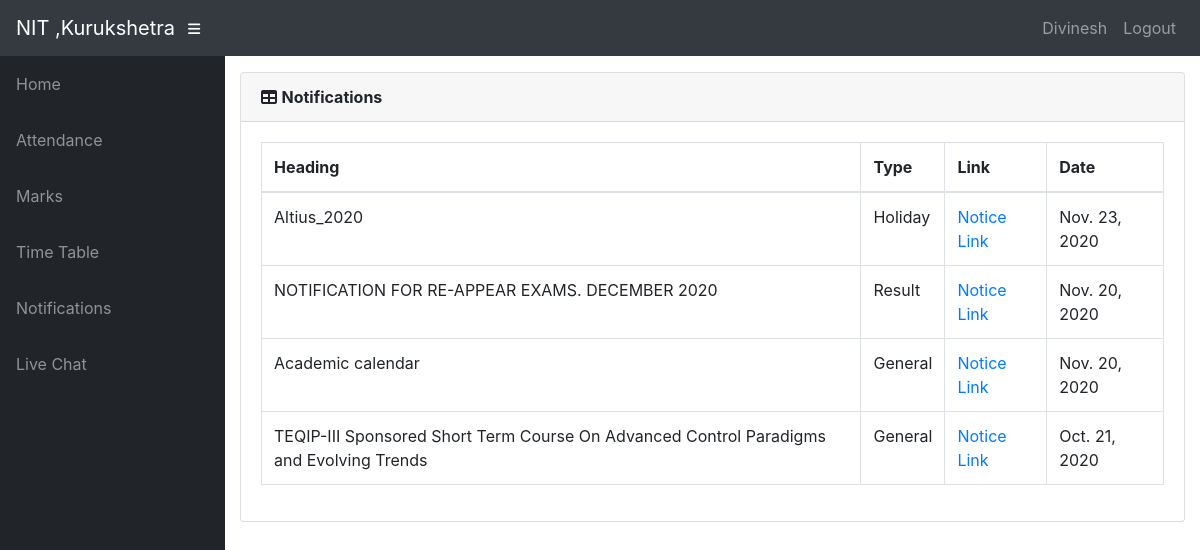
The app's page /info/student/4/alerts/ (signed in) with its own data.
### info/models.py (models this page shows, shortened)
class User(AbstractUser):
    @property
    def is_student(self):
        if hasattr(self, 'student'):
            return True
        return False

class Student(models.Model):
    user = models.OneToOneField(User, on_delete=models.CASCADE, null=True)
    class_id = models.ForeignKey(Class, on_delete=models.CASCADE, default=1)
    Rollno = models.CharField(primary_key='True', max_length=50, blank=True)
    name = models.CharField(max_length=200)
    sex = models.CharField(max_length=50, choices=sex_choice, default='Male')
    DOB = models.DateField(default='1998-01-01')

class Alert(models.Model):
    Type = models.CharField(max_length=30, choices=alert_choice,blank=True)
    Heading = models.CharField(max_length=200)
    File_link = models.URLField()
    Date = models.DateField(blank=True,default=date.today())
    class Meta:
        verbose_name_plural = 'Alerts'

### info/views.py (the view)
# urls.py: path('student/<slug:stud_id>/alerts/', views.alerts, name='alerts'),
@login_required()
def alerts(request, stud_id):
    alerts_list = []
    for x in Alert.objects.all().order_by('Date').reverse():
        alerts_list.append(x)
    return render(request, 'info/alerts.html', {'Alerts_list':alerts_list, 'title':'Alerts'})

### info/templates/info/alerts.html (shortened to what this page needs)
{% extends 'info/base.html' %}
{% load static %}
{% block content %}
<body>
<div class="card mb-3">
    <div class="card-header">
        <i class="fas fa-table"></i>
        <b>Notifications</b></div>
    <div class="card-body">
        <div class="table-responsive">
            <table class="table table-bordered" id="dataTable" width="100%" cellspacing="0">
                <thead>
                <tr>
                    <th>Heading</th>
                    <th>Type</th>
                    <th>Link</th>
                    <th>Date</th>
                </tr>
                </thead>
                <tbody>
                {% for alert in Alerts_list %}
                <tr>
                    <td>{{ alert.Heading }}</td>
                    <td>{{ alert.Type }}</td>
                    <td><a href="{{ alert.File_link }}">Notice Link</a></td>
                    <td>{{ alert.Date }}</td>
                </tr>
                {% endfor %}
                </tbody>
            </table>
        </div>
    </div>
</div>
</body>
{%endblock%}

### info/templates/info/base.html (shortened to what this page needs)
<!DOCTYPE html>
<html lang="en">
<head>
    {% load static %}
    <link href="{% static '/info/bootstrap/vendor/bootstrap/css/bootstrap.min.css' %}" rel="stylesheet">
    <link href="{% static '/info/bootstrap/vendor/fontawesome-free/css/all.min.css' %}" rel="stylesheet"
          type="text/css">
    <link href="{% static '/info/bootstrap/vendor/datatables/dataTables.bootstrap4.css' %}" rel="stylesheet">
    <link href="{% static '/info/bootstrap/css/sb-admin.css' %}" rel="stylesheet">
</head>
<body id="page-top">
<nav class="navbar navbar-expand navbar-dark bg-dark static-top">
    <a class="navbar-brand mr-1" href="{% url 'index' %}">NIT ,Kurukshetra</a>
    <button class="btn btn-link btn-sm text-white order-1 order-sm-0" id="sidebarToggle" href="#">
        <i class="fas fa-bars"></i>
    </button>
    <div class="collapse navbar-collapse" id="navbarResponsive">
        <ul class="navbar-nav ml-auto">
            <li class="nav-item">
                {% if request.user.is_student %}
                <a class="nav-link text-capitalize">{{ request.user.student.name }}</a>
                {% elif request.user.is_teacher %}
                <a class="nav-link text-capitalize">{{ request.user.teacher.name }}</a>
                {% endif %}
            </li>
            <li class="nav-item">
                <a class="nav-link" href="#" data-toggle="modal" data-target="#logoutModal">Logout</a>
            </li>
        </ul>
    </div>
</nav>
<div id="wrapper">
    <ul class="sidebar navbar-nav">
        <li class="nav-item">
            <a class="nav-link" href="{% url 'index' %}">
                <span>Home</span>
            </a>
        </li>
        {% if request.user.is_student %}
        <li class="nav-item">
            <a class="nav-link" href="{% url 'attendance' request.user.student.Rollno %}">
                <span>Attendance</span>
            </a>
        </li>
        <li class="nav-item">
            <a class="nav-link" href="{% url 'marks_list' request.user.student.Rollno %}">
                <span>Marks</span>
            </a>
        </li>
        <li class="nav-item">
            <a class="nav-link" href="{% url 'timetable' request.user.student.class_id_id %}">
                <span>Time Table</span>
            </a>
        </li>
        <li class="nav-item">
            <a class="nav-link" href="{% url 'alerts' request.user.student.Rollno %}">
                <span>Notifications</span>
            </a>
        </li>
        <li class="nav-item">
            <a class="nav-link" href="{% url 'chat' request.user.student.Rollno %}">
                <span>Live Chat</span>
            </a>
        </li>
        {% endif %}
    </ul>
    <div id="content-wrapper">
        <div class="container-fluid">
            {% block content %}
            {% endblock %}
        </div>
    </div>
</div>
</body>
</html>

### records on screen
User: user.student.name "Divinesh"
Alert: Heading "Altius_2020", Type "Holiday", Date "Nov. 23, 2020"
Alert: Heading "NOTIFICATION FOR RE-APPEAR EXAMS. DECEMBER 2020", Type "Result", Date "Nov. 20, 2020"
Alert: Heading "Academic calendar", Type "General", Date "Nov. 20, 2020"
Alert: Heading "TEQIP-III Sponsored Short Term Course On Advanced Control Paradigms and Evolving Trends", Type "General", Date "Oct. 21, 2020"
